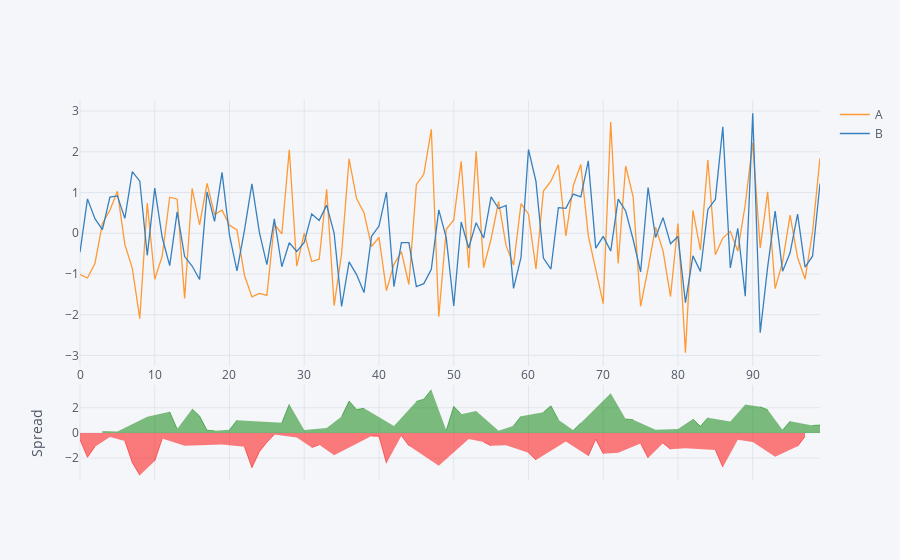

The notebook cell saved with this chart:
### Code cell
df[['A', 'B']].iplot(kind='spread')
